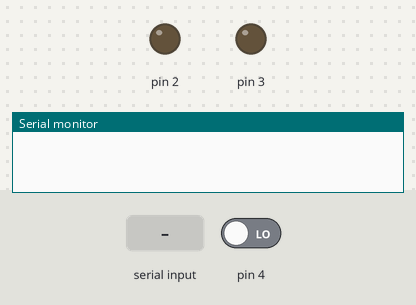
This sketch was run on a simulated Arduino Mega 2560, built with avr-gcc and run on an emulated ATmega2560. Shown: output pins drawn as LEDs (lit = HIGH), the last lines printed to the serial monitor. The inputs (shaded band) are chosen by the test bench; at power-on: pin 4 LOW.

Above: at 1.7 s.
1.8 s: "1" received over the second serial link
At 2.6 s:
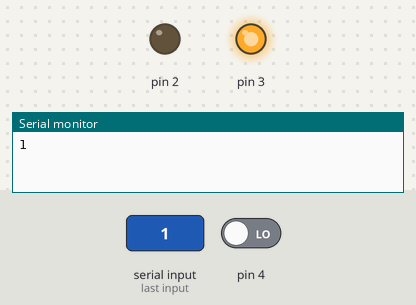
4.3 s: pin 4 driven HIGH
At 4.6 s:
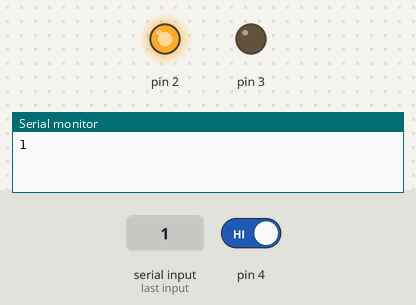
5.8 s: "0" received over the second serial link
At 6.6 s:
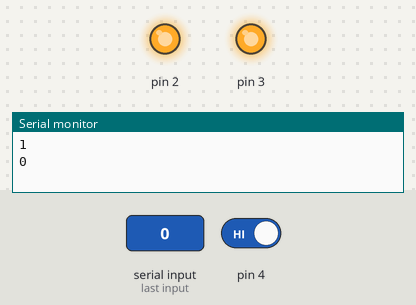
8.3 s: pin 4 driven LOW
At 9.0 s:
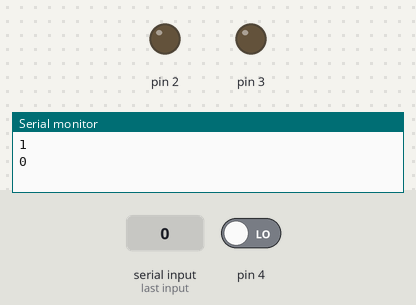
Timing chart, 0 to 10.8 s (numbered marks = the images above; inputs shaded):
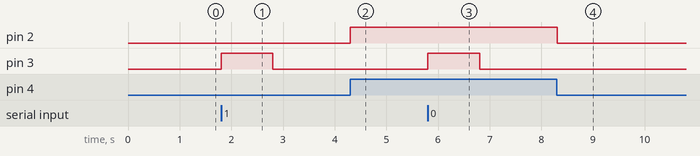

The sketch:

com.ino
```cpp
#include <SoftwareSerial.h>
#define Rx 14
#define Tx 15
void setup() {
  // put your setup code here, to run once:
  Serial.begin(9600);
  Serial2.begin(9600);
  delay(500);
  pinMode(2, OUTPUT);
  pinMode(3, OUTPUT);
  pinMode(4, INPUT);
  digitalWrite(2, LOW);
  digitalWrite(3, LOW);
}
void loop() {
    if(digitalRead(4) == HIGH) {
     char outgoing = 'c';
    Serial2.print(outgoing);
    digitalWrite(2, HIGH); //Yellow Lights
      }
    if(digitalRead(4) == LOW) {
      digitalWrite(2, LOW);
      }
    if(Serial2.available()){
    char incoming = Serial2.read();
    Serial.println(incoming);
    digitalWrite(3, HIGH); // Green Lights
    delay(1000);
    digitalWrite(3, LOW);
  }
  delay(50);
}
```

Measured:
- after the input at 1.8 s, pin 3: LOW → HIGH at once, → LOW 1.0 s later
- after the input at 4.3 s, pin 2: LOW → HIGH at once
- after the input at 5.8 s, pin 3: LOW → HIGH at once, → LOW 1.0 s later
- after the input at 8.3 s, pin 2: HIGH → LOW at once
